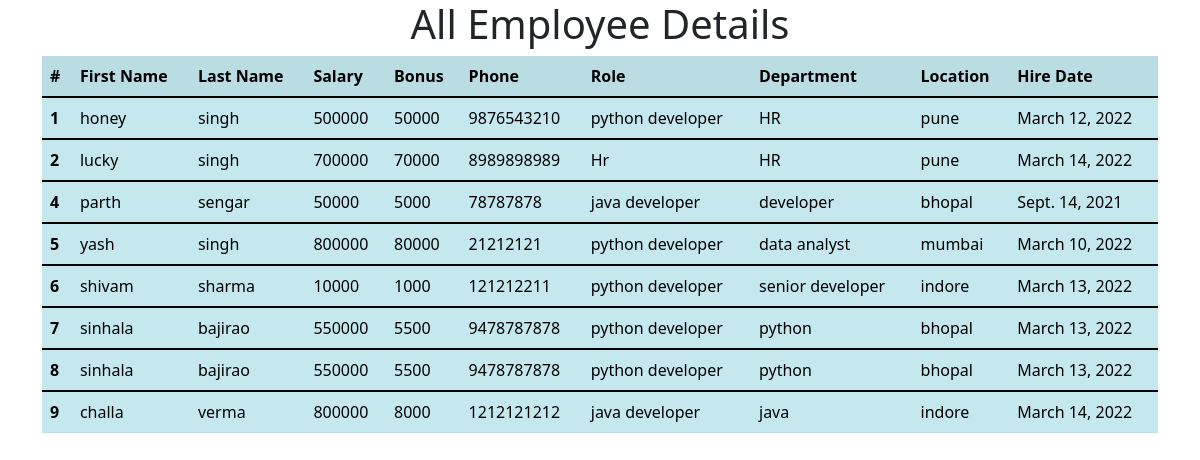
The app's page /all_emp with its own data.
### employee_app/models.py (models this page shows, shortened)
class Employee(models.Model):
    first_name=models.CharField(max_length=30,null=False)
    last_name=models.CharField(max_length=30)
    dept=models.ForeignKey(Department,on_delete=models.CASCADE)
    salary=models.IntegerField(default=0)
    bonus=models.IntegerField(default=0)
    role=models.ForeignKey(Role,on_delete=models.CASCADE)
    phone=models.IntegerField(default=0)
    hire_date=models.DateField()
    def __str__(self):
        return "%s %s %s" %(self.first_name,self.last_name,self.phone)

class Role(models.Model):
    name=models.CharField(max_length=100,null=False)

class Department(models.Model):
    name=models.CharField(max_length=100,null=False)
    location=models.CharField(max_length=100)\

### employee_app/views.py (the view)
# urls.py: path('all_emp', views.all_emp,name='all_emp'),
def all_emp(req):
    emps=Employee.objects.all()
    context={
        'emps':emps
    }
    print(context)
    return render(req,'viewall_emp.html',context)

### employee_app/templates/viewall_emp.html (shortened to what this page needs)
<!doctype html>
<html lang="en">
<head>
    <link href="https://cdn.jsdelivr.net/npm/bootstrap@5.1.3/dist/css/bootstrap.min.css" rel="stylesheet"
>
</head>
<body>
    <div class="container">
        <center>
            <h1>All Employee Details </h1>
        </center>
        <table class="table table-info table-striped table-active">
            <thead>
                <tr>
                    <th scope="col">#</th>
                    <th scope="col">First Name</th>
                    <th scope="col">Last Name</th>
                    <th scope="col">Salary</th>
                    <th scope="col">Bonus</th>
                    <th scope="col">Phone</th>
                    <th scope="col">Role</th>
                    <th scope="col">Department</th>
                    <th scope="col">Location</th>
                    <th scope="col">Hire Date</th>
                </tr>
            </thead>
            {% for emp in emps %}
            <tbody>
                <tr>
                    <th scope="row">{{emp.id}}</th>
                    <td>{{emp.first_name}}</td>
                    <td>{{emp.last_name}}</td>
                    <td>{{emp.salary}}</td>
                    <td>{{emp.bonus}}</td>
                    <td>{{emp.phone}}</td>
                    <td>{{emp.role.name}}</td>
                    <td>{{emp.dept.name}}</td>
                    <td>{{emp.dept.location}}</td>
                    <td>{{emp.hire_date}}</td>
                </tr>
            </tbody>
            {% endfor %}
        </table>
    </div>
</body>
</html>

### records on screen
Employee: id "1", first_name "honey", last_name "singh", salary "500000", bonus "50000", phone "9876543210", role.name "python developer", dept.name "HR", dept.location "pune", hire_date "March 12, 2022"
Employee: id "2", first_name "lucky", last_name "singh", salary "700000", bonus "70000", phone "8989898989", role.name "Hr", dept.name "HR", dept.location "pune", hire_date "March 14, 2022"
Employee: id "4", first_name "parth", last_name "sengar", salary "50000", bonus "5000", phone "78787878", role.name "java developer", dept.name "developer", dept.location "bhopal", hire_date "Sept. 14, 2021"
Employee: id "5", first_name "yash", last_name "singh", salary "800000", bonus "80000", phone "21212121", role.name "python developer", dept.name "data analyst", dept.location "mumbai", hire_date "March 10, 2022"
Employee: id "6", first_name "shivam", last_name "sharma", salary "10000", bonus "1000", phone "121212211", role.name "python developer", dept.name "senior developer", dept.location "indore", hire_date "March 13, 2022"
Employee: id "7", first_name "sinhala", last_name "bajirao", salary "550000", bonus "5500", phone "9478787878", role.name "python developer", dept.name "python", dept.location "bhopal", hire_date "March 13, 2022"
Employee: id "8", first_name "sinhala", last_name "bajirao", salary "550000", bonus "5500", phone "9478787878", role.name "python developer", dept.name "python", dept.location "bhopal", hire_date "March 13, 2022"
Employee: id "9", first_name "challa", last_name "verma", salary "800000", bonus "8000", phone "1212121212", role.name "java developer", dept.name "java", dept.location "indore", hire_date "March 14, 2022"
